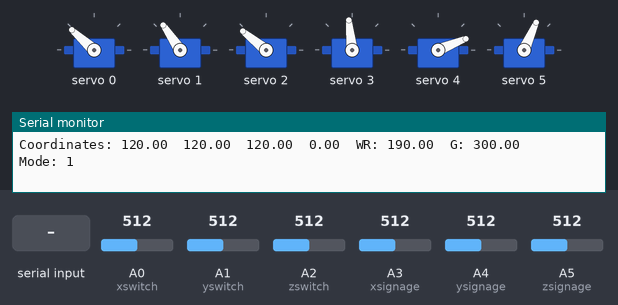
Bench run of a sketch on a simulated Arduino Uno, built with avr-gcc and run on an emulated ATmega328P. Parts: 6 × servo, the last lines printed to the serial monitor. Inputs (shaded band) come from the test bench; at power-on: A0 (xswitch) = 512, A1 (yswitch) = 512, A2 (zswitch) = 512, A3 (xsignage) = 512, A4 (ysignage) = 512, A5 (zsignage) = 512.

Above: at 1.2 s.
1.3 s: "Theta1: \n" received over Serial
At 3.21 s:
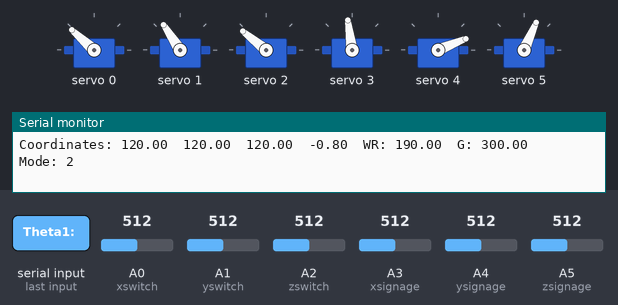
4.3 s: A0 (xswitch) set to 469
7.3 s: A0 (xswitch) set to 443
At 9.9 s:
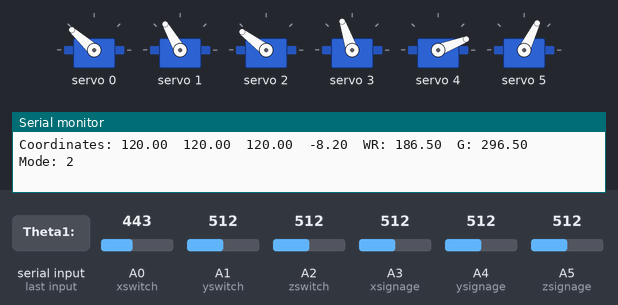
10.3 s: A0 (xswitch) set to 610
At 13.06 s:
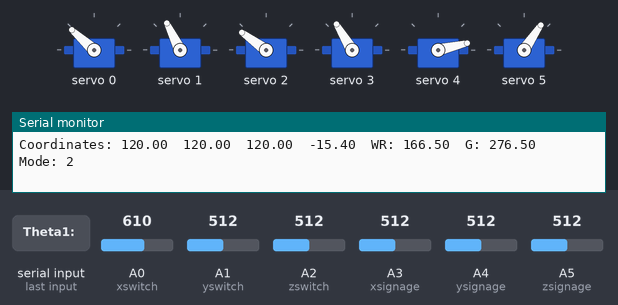
13.3 s: "Theta2: \n" received over Serial
At 13.54 s:
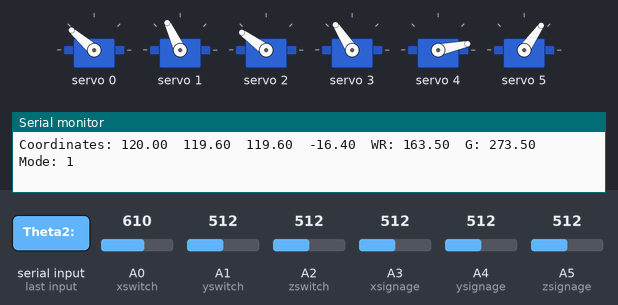
16.3 s: "Theta3: \n" received over Serial
At 20.2 s:
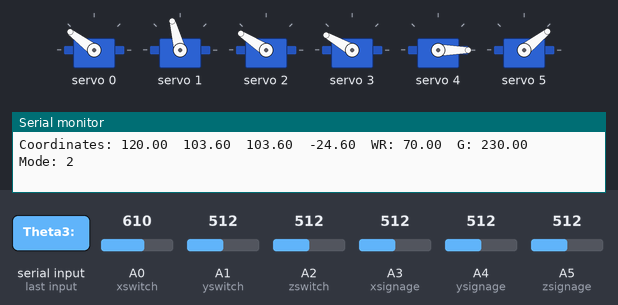
Timing chart, 0 to 25.2 s (numbered marks = the images above; inputs shaded):
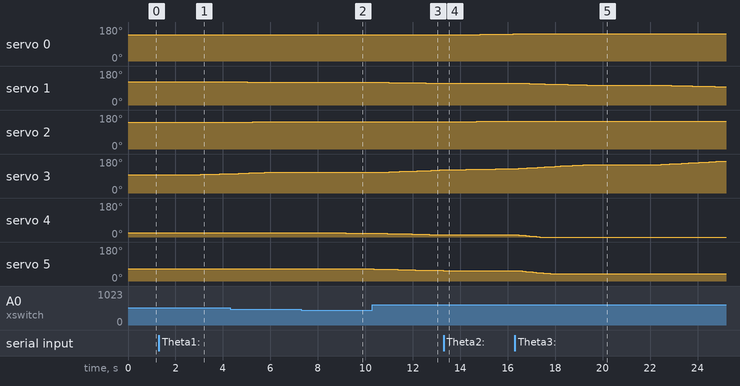

The sketch:

CompetitionCodeRevision1.ino
```cpp
#include <Adafruit_PWMServoDriver.h>
#include <Wire.h>
#include <math.h>
Adafruit_PWMServoDriver pwm = Adafruit_PWMServoDriver();

/* Axes dimensions( mm ) */
#define L0 50.00
#define L1 155.00
#define L2 180.00
#define L3 95.00

#define pi 3.14159

/* Servo names and PIN number */
#define B_SERVO 0
#define S_SERVO 1
#define E_SERVO 2
#define W_SERVO 3
#define WR_SERVO 4
#define G_SERVO 5

// Naming pins used here
#define xswitch A0
#define yswitch A1
#define zswitch A2
#define xsignage A3
#define ysignage A4
#define zsignage A5

// to be used for switching modes
#define modeswitch 't'
#define killswitch 'k'
#define killz 'z'

const float minmove = .2;
const float minmove2 = .5;

//variables for the readings of each pin via AnalogRead
int xValue = 0;
int yValue = 0;
int zValue = 0;
int xsignValue = 0;
int ysignValue = 0;
int zsignValue = 0;

int xsigncounter = 0;
int ysigncounter = 0;
int zsigncounter = 0;

boolean xinc = false;
boolean yinc = false;
boolean zinc = false;
boolean xpressed = false;
boolean ypressed = false;
boolean zpressed = false;
boolean zdead = false;

// control velocities
float dx = minmove;
float dy = minmove;
float dz = minmove;
float dgad = minmove;
float dwr = minmove2;
float dg = minmove2;
float dyprime = minmove;
float dzprime = minmove;

int mode = 1;
int countermax = 10;
int xtimesthrough = 0;
int ytimesthrough = 0;
int ztimesthrough = 0;

const int arraysize = 10;
int myXvalues[arraysize];
int myYvalues[arraysize];
int myZvalues[arraysize];

/* Pre-calculation */
float L1sq = L1*L1;
float L2sq = L2*L2;

float x = 0;
float y = 120;
float z = 120;
float gad = 0;
float wr = 190;
float g = 300;

int minXvoltage = 150;
int minYvoltage = 150;
int minZvoltage = 150;
unsigned long counter = 0;


void setup()
{
  pinMode(xswitch, INPUT);  //all pins set to accept input
  pinMode(yswitch, INPUT);
  pinMode(zswitch, INPUT);
  pinMode(xsignage, INPUT);
  pinMode(ysignage, INPUT);
  pinMode(zsignage, INPUT);
  Serial.begin(9600);
  pwm.begin();

  pwm.setPWMFreq(60);  // Analog servos run at ~60 Hz updates
  x = 120;
  y = 120;
  z = 120;
  gad = 0;
}// end of setup

void loop()
{
  //counter++;
  //sets servos
  IK (x, y, z, gad);
  set_wrist_rotate(wr);
  set_gripper(g);

  //prints coordinates
  //if(counter%5==0)
  //{
    Serial.print("Coordinates: ");
    Serial.print(x);
    Serial.print("\t");
    Serial.print(y);
    Serial.print("\t");
    Serial.print(z);
    Serial.print("\t");
    Serial.print(gad);
    Serial.print("\tWR: ");
    Serial.print(wr);
    Serial.print("\tG: ");
    Serial.print(g);
    Serial.print("\t Mode: ");
    Serial.print(mode);
    Serial.print("\n");
  //}
  delay (30);
  char byte = 0;

  // gets values from each sensor
  xValue = analogRead(xswitch);
  delay(1);
  yValue = analogRead(yswitch);
  delay(1);
  zValue = analogRead(zswitch);
  delay(1);
  xsignValue = analogRead(xsignage);
  //delay(1);
  ysignValue = analogRead(ysignage);
  //delay(1);
  zsignValue = analogRead(zsignage);
  //delay(1);

  if (xsignValue != 1023){xpressed = true;}else{xpressed=false;}
  if (ysignValue != 1023){ypressed = true;}else{ypressed=false;}
  if (zsignValue != 1023){zpressed = true;}else{zpressed=false;}

  //updates arrays
  for(int i=0;i<arraysize-1;i++)
  {
    myXvalues[i+1] = myXvalues[i];
  }
  myXvalues[0] = xValue;
  for(int i=0;i<arraysize-1;i++)
  {
    myYvalues[i+1] = myYvalues[i];
  }
  myYvalues[0] = yValue;
  for(int i=0;i<arraysize-1;i++)
  {
    myZvalues[i+1] = myZvalues[i];
  }
  myZvalues[0] = zValue;

  // keeps track of times through the loop since last impulse
  xtimesthrough++;
  ytimesthrough++;
  ztimesthrough++;

  // checks arrays to see if 7 out of the 10 values are above 100
  // checking times through allows computer to distinguish between signals
  if(xtimesthrough >40 && more_than_number(myXvalues,4,minXvoltage))
  {
    xinc = !xinc;
    xtimesthrough = 0;
    dx = minmove;
    dgad = minmove;
  }
  if(xtimesthrough >40 && more_than_number(myYvalues,4,minYvoltage))
  {
    yinc = !yinc;
    ytimesthrough = 0;
    dy = minmove;
    dwr = minmove2;
  }
  if(xtimesthrough >40 && more_than_number(myZvalues,4,minZvoltage))
  {
    zinc = !zinc;
    ztimesthrough = 0;
    dz = minmove;
    dg = minmove2;
  }

  // changes values to be sent to servos when loop starts over
  if (xinc)
  {
    int a = 1;
    if(xtimesthrough>80){a = 4;}
    else if(xtimesthrough>40){a=2;}
    if (xpressed){a *= -1;}
    if (mode == 1){x += a*dx;}
    else {gad += a*dgad;}
    //else if (mode == 2){gad += a*dgad;}
    //else if (mode == 3){x+=a*dx;}
  }
  if (yinc)
  {
    int a = 1;
    if(ytimesthrough>80){a=4;}
    else if(ytimesthrough>40){a=2;}
    if (ypressed){a *= -1;}
    if (mode == 1){y += a*dy;}
    else {wr += a*dwr;}
    //else if (mode == 2){wr += a*dwr;}
    //else if (mode == 3){y+=a*dyprime*cos(gad); z-=a*dyprime*sin(gad);}

    // boundary checks
    if (y<30){y=30;}
    if (wr<70){wr=70;}
    else if (wr>540){wr=540;}
  }
  if (zinc)
  {
    int a = 1;
    if(ztimesthrough>80){a = 4;}
    else if(ztimesthrough>40){a = 2;}
    if (zpressed){a *= -1;}
    if (mode == 1 && !zdead){z += a*dz;}
    else {g += a*dg;}
    //else if (mode == 2){g += a*dg;}
    //else if (mode == 3){y+=a*dzprime*sin(gad);z+=a*dzprime*cos(gad);}

    // boundary checks
    if (z<-60){z=-60;}
    if (g>600){g=600;}
    else if (g<230){g=230;}
  }


  // allows user to switch between modes
  while (Serial.available()>0)
  {
      Serial.readBytes(&byte,1);
      if (byte == modeswitch){switch_modes(mode);}
      if (byte == killswitch)//in case we fuck up
      {
        x=120;
        y=120;
        z=120;
        gad=0;
        g = 230;
        xinc = yinc = zinc = false;
        dx = dy = dz = dgad = minmove;
        dwr = dg = minmove2;
      }
      if (byte == killz){zdead = !zdead;}
  }
}// end of loop


void IK( float x, float y, float z, float gad ) //gad = angle (in degree) between the hand and horizontal axis (theta 3 prime)
{

    float gar = radians( gad );    //convert to radians for use in calculations

   /* Calculating base angle and radial distance */
    float theta0r = atan2( y, x );
    float r= sqrt(( x * x ) + ( y * y ));

//    Serial.print("Base angle: ");
//    Serial.print(theta0r*180/pi);
//    Serial.print("\n");

   /* Calculating position of the wrist without considering the base height */
    float a = z - L0 + L3*sin(gar);
    float b = r - L3*cos(gar);

   /* Calculating L4 */
   float L4sq = a*a + b*b;
   float L4 = sqrt(L4sq);

   /* Shoulder angle */
   float theta1r = acos((L2sq-L1sq-L4sq)/(-2*L1*L4)) - asin(b/L4);
//   Serial.print("Theta1: ");
//   Serial.print(theta1r*180/pi);
//   Serial.print("\n");

   /* Elbow angle */
   float theta2r = pi - acos((L4sq-L1sq-L2sq)/(-2*L1*L2));
//   Serial.print("Theta2: ");
//   Serial.print(theta2r*180/pi);
//   Serial.print("\n");

   /* Wrist angle */
   float theta3r = gar + pi/2 - acos((L1sq-L2sq-L4sq)/(-2*L2*L4)) - asin(b/L4);
//   Serial.print("Theta3: ");
//   Serial.print(theta3r*180/pi);
//   Serial.print("\n\n");

   // sets servos to desired angles
   set_base_servo(theta0r);
   set_shoulder_servo(theta1r);
   set_elbow_servo(theta2r);
   set_wrist_servo(theta3r);
}// end of IK function


// functions to set servos
void set_base_servo(float theta)
{
  float t = pi - theta;
  float BPWM;
  if (t <= pi/4){BPWM = mapp(t,0,pi/4,150,240);}
  if (t > pi/4 && t <= pi/2){BPWM = mapp(t,pi/4,pi/2,240,360);}
  if (t > pi/2 && t<= 3*pi/4){BPWM = mapp(t,pi/2,3*pi/4,360,485);}
  if (t > 3*pi/4){BPWM = mapp(t,3*pi/4,pi,485,600);}
  pwm.setPWM(B_SERVO, 0, BPWM);
}

void set_shoulder_servo(float theta)
{
  float t = theta + pi/2;
  float SPWM;
  if (t <= pi/4){SPWM = mapp(t,0,pi/4,150,260);}
  if (t > pi/4 && t <= pi/2){SPWM = mapp(t,pi/4,pi/2,260,360);}
  if (t > pi/2 && t<= 3*pi/4){SPWM = mapp(t,pi/2,3*pi/4,360,460);}
  if (t > 3*pi/4){SPWM = mapp(t,3*pi/4,pi,460,560);}
  pwm.setPWM(S_SERVO, 0, SPWM);
}

void set_elbow_servo(float t)
{
  float EPWM;
  if (t <= pi/4){EPWM = mapp(t,0,pi/4,200,285);}
  if (t > pi/4 && t <= pi/2){EPWM = mapp(t,pi/4,pi/2,285,370);}
  if (t > pi/2 && t<= 3*pi/4){EPWM = mapp(t,pi/2,3*pi/4,370,475);}
  if (t > 3*pi/4){EPWM = mapp(t,3*pi/4,pi,475,545);}
  pwm.setPWM(E_SERVO, 0, EPWM);
}

void set_wrist_servo(float theta)
{
  float t = pi/2 - theta;
  float WPWM;
  if (t <= pi/4){WPWM = mapp(t,0,pi/4,130,240);}
  if (t > pi/4 && t <= pi/2){WPWM = mapp(t,pi/4,pi/2,240,345);}
  if (t > pi/2 && t<= 3*pi/4){WPWM = mapp(t,pi/2,3*pi/4,345,440);}
  if (t > 3*pi/4){WPWM = mapp(t,3*pi/4,pi,440,565);}
  pwm.setPWM(W_SERVO, 0, WPWM);
}

void set_wrist_rotate(float wr)
{
  pwm.setPWM( WR_SERVO, 0, wr);
}

void set_gripper(float g)
{
  pwm.setPWM( G_SERVO, 0, g);
}
// end of functions to set servos


float mapp(float val, float fromLow, float fromHigh, float toLow, float toHigh)
{
  float fromRange = fromHigh - fromLow;
  float toRange = toHigh - toLow;
  float fromDif = val - fromLow;
  float toDif = fromDif*(toRange/fromRange);
  return toLow + toDif;
}

void switch_modes(int m)
{
  if (m == 1){mode = 2;}
  if (m == 2){mode = 1;}
  //if (m == 2){mode = 3;}
  //if (m == 3){mode = 1;}
}

boolean more_than_number(int array[], int number, int voltage)
{
  int count = 0;
  for(int i=0;i<10;i++)
  {
    if (abs(array[i]-300) > voltage){count++;}
  }
  if (count>=number){return true;}
  else {return false;}
}

/* Set home position for servos */
void servo_home()
{
   pwm.setPWM( B_SERVO, 0, 550 );
   pwm.setPWM( S_SERVO, 0, 450);
   pwm.setPWM( E_SERVO, 0, 350 );
   pwm.setPWM( W_SERVO, 0, 130 );
   pwm.setPWM( WR_SERVO, 0, 600);
   pwm.setPWM( G_SERVO, 0, 600 );
   return;
}
```

Measured:
- after the input at 1.3 s, servo 0: stays 138° (without the input it goes to 137° after 2.6 s); servo 1: 124° → 123° after 1.8 s, → 122° 0.95 s later; servo 2: 141° → 142° after 2.6 s; servo 3: moves from 96° to 102° over 1.2 s, starting after 1.6 s
- after the input at 7.3 s, servo 1: stays 120° (without the input it goes to 119° after 2.2 s); servo 3: stays 109° (without the input it goes to 110° after 1.7 s); servo 4: 22° → 21° after 1.9 s, → 20° 0.87 s later; servo 5: 66° → 65° after 1.6 s, → 64° 0.58 s later
- after the input at 10.3 s, servo 1: moves from 120° to 115° over 2.1 s, starting after 0.70 s; servo 2: 143° → 144° after 2.3 s; servo 3: moves from 109° to 122° over 2.6 s, starting after 0.26 s
- after the input at 13.3 s, servo 0: moves from 138° to 143° over 2.8 s, starting after 0.13 s; servo 2: 144° → 145° after 0.51 s, → 146° 0.89 s later, → 147° 0.96 s later; servo 4: stays 12° (without the input it goes to 11° after 0.14 s); servo 5: stays 55° (without the input it goes to 54° after 0.21 s)
- after the input at 16.3 s, servo 0: stays 143° (without the input it goes to 144° after 0.38 s); servo 4: moves from 12° to 0° over 0.96 s, starting after 0.09 s; servo 5: moves from 55° to 38° over 1.5 s, starting after 0.09 s
